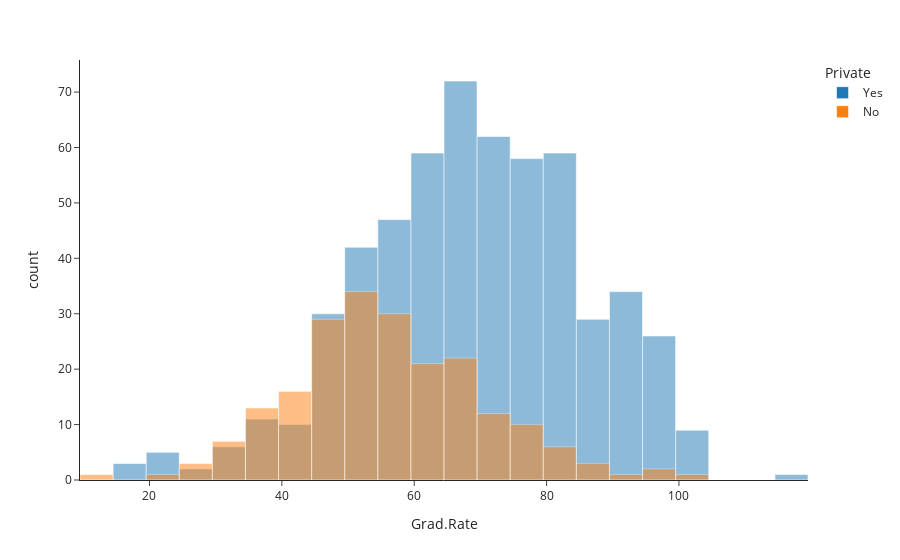

Here is the notebook cell this chart was saved with:
### Markdown cell above
## Use sns.FacetGrid to create a stacked histogram showing Grad.Rate based on the Private column.

### Code cell
fig = px.histogram(df, x=df['Grad.Rate'], color=df['Private'], opacity=0.5, template="simple_white")
fig.update_layout(barmode='overlay')
fig.show()

### Figure 1 — Plotly figure (JSON) as saved in the notebook; plotly's stock layout.template omitted (floating-point values rounded to 4 significant figures; data arrays with more than 128 entries replaced by an {"elided": "..."} marker saying what was removed)
{"data": [{"alignmentgroup": "True", "bingroup": "x", "hovertemplate": "Private=Yes<br>Grad.Rate=%{x}<br>count=%{y}<extra></extra>", "legendgroup": "Yes", "marker": {"color": "#1F77B4", "opacity": 0.5, "pattern": {"shape": ""}}, "name": "Yes", "offsetgroup": "Yes", "orientation": "v", "showlegend": true, "type": "histogram", "x": {"elided": "565 int values"}, "xaxis": "x", "yaxis": "y"}, {"alignmentgroup": "True", "bingroup": "x", "hovertemplate": "Private=No<br>Grad.Rate=%{x}<br>count=%{y}<extra></extra>", "legendgroup": "No", "marker": {"color": "#FF7F0E", "opacity": 0.5, "pattern": {"shape": ""}}, "name": "No", "offsetgroup": "No", "orientation": "v", "showlegend": true, "type": "histogram", "x": {"elided": "212 int values"}, "xaxis": "x", "yaxis": "y"}], "layout": {"barmode": "overlay", "legend": {"title": {"text": "Private"}, "tracegroupgap": 0}, "margin": {"t": 60}, "xaxis": {"anchor": "y", "domain": [0, 1], "title": {"text": "Grad.Rate"}}, "yaxis": {"anchor": "x", "domain": [0, 1], "title": {"text": "count"}}}}
